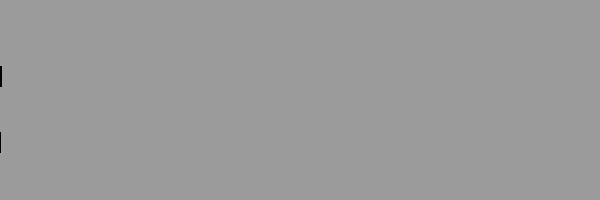
Frame 1 (no input)
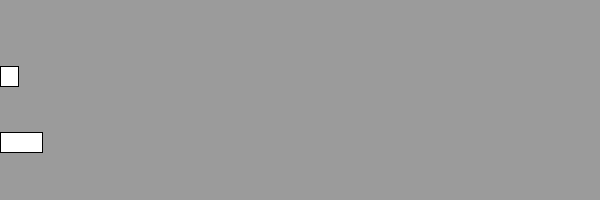
Frame 60 (the mouse pressed at the canvas centre just before this capture)
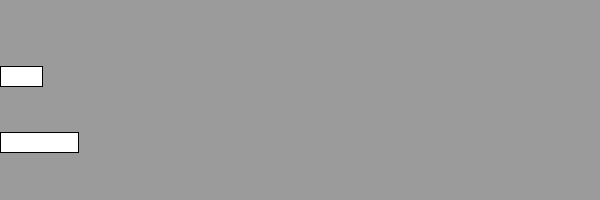
Frame 120 (the mouse held since frame 60 and released just before this capture)

The Processing sketch that drew these frames (run headless with seeded random() and noise(); from frame 60 on, the mouse is pressed at the canvas centre):

// Processing sketch: elseIfProbabilidade_05
// ── elseIfProbabilidade_05.pde
int tamRec1 = 0;
int tamRec2 = 0;

void setup() {
  size(600, 200);
}

void draw() {
  background(155);
  if (random(1) > 0.6) {
    tamRec1 = tamRec1 + 1;
  } else {
    tamRec2 = tamRec2 + 1;
  }
  rect(0, (height/3) * 1, tamRec1, 20);
  rect(0, (height/3) * 2, tamRec2, 20);
}
